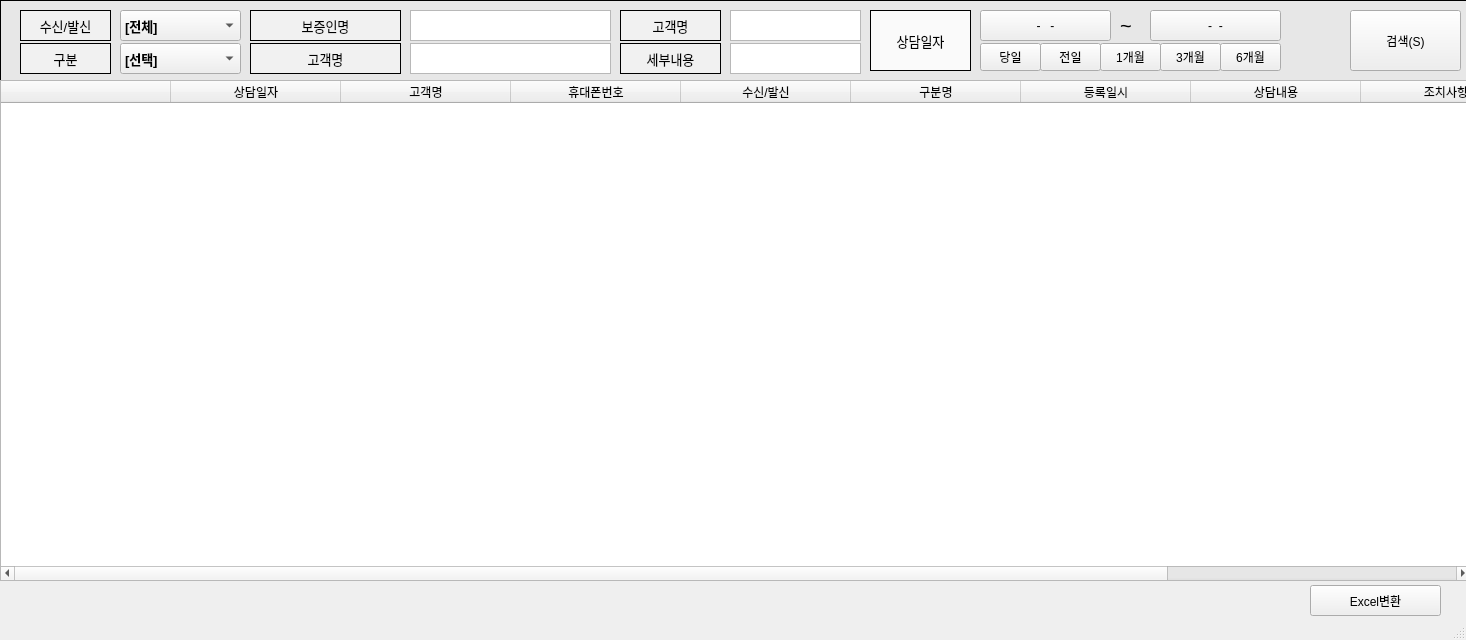
<?xml version="1.0" encoding="UTF-8"?>
<ui version="4.0">
 <class>mainWindow</class>
 <widget class="QMainWindow" name="mainWindow">
  <property name="geometry">
   <rect>
    <x>0</x>
    <y>0</y>
    <width>1466</width>
    <height>640</height>
   </rect>
  </property>
  <property name="windowTitle">
   <string>고객상담자료검색</string>
  </property>
  <widget class="QWidget" name="centralwidget">
   <widget class="QLabel" name="label">
    <property name="geometry">
     <rect>
      <x>20</x>
      <y>10</y>
      <width>91</width>
      <height>31</height>
     </rect>
    </property>
    <property name="font">
     <font>
      <pointsize>10</pointsize>
     </font>
    </property>
    <property name="styleSheet">
     <string notr="true">background-color:rgb(241, 241, 241)</string>
    </property>
    <property name="frameShape">
     <enum>QFrame::Box</enum>
    </property>
    <property name="text">
     <string>수신/발신</string>
    </property>
    <property name="alignment">
     <set>Qt::AlignCenter</set>
    </property>
   </widget>
   <widget class="QLabel" name="label_3">
    <property name="geometry">
     <rect>
      <x>0</x>
      <y>0</y>
      <width>1621</width>
      <height>101</height>
     </rect>
    </property>
    <property name="styleSheet">
     <string notr="true">background-color:rgb(231, 231, 231)</string>
    </property>
    <property name="frameShape">
     <enum>QFrame::Box</enum>
    </property>
    <property name="text">
     <string/>
    </property>
   </widget>
   <widget class="QComboBox" name="comboBox">
    <property name="geometry">
     <rect>
      <x>120</x>
      <y>10</y>
      <width>121</width>
      <height>31</height>
     </rect>
    </property>
    <property name="font">
     <font>
      <pointsize>10</pointsize>
      <weight>75</weight>
      <bold>true</bold>
     </font>
    </property>
    <item>
     <property name="text">
      <string>[전체]</string>
     </property>
    </item>
    <item>
     <property name="text">
      <string>수신</string>
     </property>
    </item>
    <item>
     <property name="text">
      <string>발신</string>
     </property>
    </item>
   </widget>
   <widget class="QTableWidget" name="tableWidget">
    <property name="geometry">
     <rect>
      <x>0</x>
      <y>80</y>
      <width>1471</width>
      <height>501</height>
     </rect>
    </property>
    <property name="minimumSize">
     <size>
      <width>1251</width>
      <height>0</height>
     </size>
    </property>
    <attribute name="horizontalHeaderVisible">
     <bool>true</bool>
    </attribute>
    <attribute name="horizontalHeaderCascadingSectionResizes">
     <bool>false</bool>
    </attribute>
    <attribute name="horizontalHeaderDefaultSectionSize">
     <number>170</number>
    </attribute>
    <attribute name="horizontalHeaderHighlightSections">
     <bool>false</bool>
    </attribute>
    <column>
     <property name="text">
      <string/>
     </property>
    </column>
    <column>
     <property name="text">
      <string>상담일자</string>
     </property>
    </column>
    <column>
     <property name="text">
      <string>고객명</string>
     </property>
    </column>
    <column>
     <property name="text">
      <string>휴대폰번호</string>
     </property>
    </column>
    <column>
     <property name="text">
      <string>수신/발신</string>
     </property>
    </column>
    <column>
     <property name="text">
      <string>구분명</string>
     </property>
    </column>
    <column>
     <property name="text">
      <string>등록일시</string>
     </property>
    </column>
    <column>
     <property name="text">
      <string>상담내용</string>
     </property>
    </column>
    <column>
     <property name="text">
      <string>조치사항</string>
     </property>
    </column>
    <column>
     <property name="text">
      <string>등록자</string>
     </property>
    </column>
   </widget>
   <widget class="QPushButton" name="pushButton_2">
    <property name="geometry">
     <rect>
      <x>1350</x>
      <y>10</y>
      <width>111</width>
      <height>61</height>
     </rect>
    </property>
    <property name="text">
     <string>검색(S)</string>
    </property>
   </widget>
   <widget class="QLabel" name="label_11">
    <property name="geometry">
     <rect>
      <x>20</x>
      <y>43</y>
      <width>91</width>
      <height>31</height>
     </rect>
    </property>
    <property name="font">
     <font>
      <pointsize>10</pointsize>
     </font>
    </property>
    <property name="styleSheet">
     <string notr="true">background-color:rgb(241, 241, 241)</string>
    </property>
    <property name="frameShape">
     <enum>QFrame::Box</enum>
    </property>
    <property name="text">
     <string>구분</string>
    </property>
    <property name="alignment">
     <set>Qt::AlignCenter</set>
    </property>
   </widget>
   <widget class="QLabel" name="label_14">
    <property name="geometry">
     <rect>
      <x>620</x>
      <y>10</y>
      <width>101</width>
      <height>31</height>
     </rect>
    </property>
    <property name="font">
     <font>
      <pointsize>10</pointsize>
     </font>
    </property>
    <property name="styleSheet">
     <string notr="true">background-color:rgb(241, 241, 241)</string>
    </property>
    <property name="frameShape">
     <enum>QFrame::Box</enum>
    </property>
    <property name="text">
     <string>고객명</string>
    </property>
    <property name="alignment">
     <set>Qt::AlignCenter</set>
    </property>
   </widget>
   <widget class="QLabel" name="label_15">
    <property name="geometry">
     <rect>
      <x>620</x>
      <y>43</y>
      <width>101</width>
      <height>31</height>
     </rect>
    </property>
    <property name="font">
     <font>
      <pointsize>10</pointsize>
     </font>
    </property>
    <property name="styleSheet">
     <string notr="true">background-color:rgb(241, 241, 241)</string>
    </property>
    <property name="frameShape">
     <enum>QFrame::Box</enum>
    </property>
    <property name="text">
     <string>세부내용</string>
    </property>
    <property name="alignment">
     <set>Qt::AlignCenter</set>
    </property>
   </widget>
   <widget class="QLabel" name="label_9">
    <property name="geometry">
     <rect>
      <x>870</x>
      <y>10</y>
      <width>101</width>
      <height>61</height>
     </rect>
    </property>
    <property name="font">
     <font>
      <pointsize>10</pointsize>
     </font>
    </property>
    <property name="styleSheet">
     <string notr="true">background-color:rgb(250, 250, 250)</string>
    </property>
    <property name="frameShape">
     <enum>QFrame::Box</enum>
    </property>
    <property name="text">
     <string>상담일자</string>
    </property>
    <property name="alignment">
     <set>Qt::AlignCenter</set>
    </property>
   </widget>
   <widget class="QPushButton" name="pushButton">
    <property name="geometry">
     <rect>
      <x>980</x>
      <y>43</y>
      <width>61</width>
      <height>28</height>
     </rect>
    </property>
    <property name="text">
     <string>당일</string>
    </property>
   </widget>
   <widget class="QPushButton" name="pushButton_3">
    <property name="geometry">
     <rect>
      <x>1040</x>
      <y>43</y>
      <width>61</width>
      <height>28</height>
     </rect>
    </property>
    <property name="text">
     <string>전일</string>
    </property>
   </widget>
   <widget class="QPushButton" name="pushButton_4">
    <property name="geometry">
     <rect>
      <x>1100</x>
      <y>43</y>
      <width>61</width>
      <height>28</height>
     </rect>
    </property>
    <property name="text">
     <string>1개월</string>
    </property>
   </widget>
   <widget class="QPushButton" name="pushButton_5">
    <property name="geometry">
     <rect>
      <x>1160</x>
      <y>43</y>
      <width>61</width>
      <height>28</height>
     </rect>
    </property>
    <property name="text">
     <string>3개월</string>
    </property>
   </widget>
   <widget class="QPushButton" name="pushButton_6">
    <property name="geometry">
     <rect>
      <x>1220</x>
      <y>43</y>
      <width>61</width>
      <height>28</height>
     </rect>
    </property>
    <property name="text">
     <string>6개월</string>
    </property>
   </widget>
   <widget class="QPushButton" name="pushButton_7">
    <property name="geometry">
     <rect>
      <x>980</x>
      <y>10</y>
      <width>131</width>
      <height>31</height>
     </rect>
    </property>
    <property name="text">
     <string>-   -</string>
    </property>
   </widget>
   <widget class="QPushButton" name="pushButton_8">
    <property name="geometry">
     <rect>
      <x>1150</x>
      <y>10</y>
      <width>131</width>
      <height>31</height>
     </rect>
    </property>
    <property name="text">
     <string>-  -</string>
    </property>
   </widget>
   <widget class="QLabel" name="label_2">
    <property name="geometry">
     <rect>
      <x>1120</x>
      <y>16</y>
      <width>21</width>
      <height>20</height>
     </rect>
    </property>
    <property name="font">
     <font>
      <pointsize>15</pointsize>
     </font>
    </property>
    <property name="text">
     <string>~</string>
    </property>
   </widget>
   <widget class="QPushButton" name="pushButton_9">
    <property name="geometry">
     <rect>
      <x>1310</x>
      <y>585</y>
      <width>131</width>
      <height>31</height>
     </rect>
    </property>
    <property name="text">
     <string>Excel변환</string>
    </property>
   </widget>
   <widget class="QLabel" name="label_5">
    <property name="geometry">
     <rect>
      <x>250</x>
      <y>10</y>
      <width>151</width>
      <height>31</height>
     </rect>
    </property>
    <property name="font">
     <font>
      <pointsize>10</pointsize>
     </font>
    </property>
    <property name="styleSheet">
     <string notr="true">background-color:rgb(241, 241, 241)</string>
    </property>
    <property name="frameShape">
     <enum>QFrame::Box</enum>
    </property>
    <property name="text">
     <string>보증인명</string>
    </property>
    <property name="alignment">
     <set>Qt::AlignCenter</set>
    </property>
   </widget>
   <widget class="QLabel" name="label_6">
    <property name="geometry">
     <rect>
      <x>250</x>
      <y>43</y>
      <width>151</width>
      <height>31</height>
     </rect>
    </property>
    <property name="font">
     <font>
      <pointsize>10</pointsize>
     </font>
    </property>
    <property name="styleSheet">
     <string notr="true">background-color:rgb(241, 241, 241)</string>
    </property>
    <property name="frameShape">
     <enum>QFrame::Box</enum>
    </property>
    <property name="text">
     <string>고객명</string>
    </property>
    <property name="alignment">
     <set>Qt::AlignCenter</set>
    </property>
   </widget>
   <widget class="QTextEdit" name="textEdit_2">
    <property name="geometry">
     <rect>
      <x>410</x>
      <y>43</y>
      <width>201</width>
      <height>31</height>
     </rect>
    </property>
   </widget>
   <widget class="QTextEdit" name="textEdit_3">
    <property name="geometry">
     <rect>
      <x>410</x>
      <y>10</y>
      <width>201</width>
      <height>31</height>
     </rect>
    </property>
   </widget>
   <widget class="QComboBox" name="comboBox_2">
    <property name="geometry">
     <rect>
      <x>120</x>
      <y>43</y>
      <width>121</width>
      <height>31</height>
     </rect>
    </property>
    <property name="font">
     <font>
      <pointsize>10</pointsize>
      <weight>75</weight>
      <bold>true</bold>
     </font>
    </property>
    <item>
     <property name="text">
      <string>[선택]</string>
     </property>
    </item>
    <item>
     <property name="text">
      <string>대출문의</string>
     </property>
    </item>
    <item>
     <property name="text">
      <string>대출해지문의</string>
     </property>
    </item>
    <item>
     <property name="text">
      <string>기타문의</string>
     </property>
    </item>
   </widget>
   <widget class="QTextEdit" name="textEdit_4">
    <property name="geometry">
     <rect>
      <x>730</x>
      <y>10</y>
      <width>131</width>
      <height>31</height>
     </rect>
    </property>
   </widget>
   <widget class="QTextEdit" name="textEdit_5">
    <property name="geometry">
     <rect>
      <x>730</x>
      <y>43</y>
      <width>131</width>
      <height>31</height>
     </rect>
    </property>
   </widget>
   <zorder>label_3</zorder>
   <zorder>label</zorder>
   <zorder>comboBox</zorder>
   <zorder>tableWidget</zorder>
   <zorder>pushButton_2</zorder>
   <zorder>label_11</zorder>
   <zorder>label_14</zorder>
   <zorder>label_15</zorder>
   <zorder>label_9</zorder>
   <zorder>pushButton</zorder>
   <zorder>pushButton_3</zorder>
   <zorder>pushButton_4</zorder>
   <zorder>pushButton_5</zorder>
   <zorder>pushButton_6</zorder>
   <zorder>pushButton_7</zorder>
   <zorder>pushButton_8</zorder>
   <zorder>label_2</zorder>
   <zorder>pushButton_9</zorder>
   <zorder>label_5</zorder>
   <zorder>label_6</zorder>
   <zorder>textEdit_2</zorder>
   <zorder>textEdit_3</zorder>
   <zorder>comboBox_2</zorder>
   <zorder>textEdit_4</zorder>
   <zorder>textEdit_5</zorder>
  </widget>
  <widget class="QStatusBar" name="statusbar"/>
 </widget>
 <resources/>
 <connections/>
</ui>
